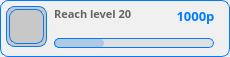
            <widget class="QWidget" name="achiev_8" native="true">
             <property name="styleSheet">
              <string notr="true">background-color:rgb(240,240,240);border-radius:8px;border:1px solid rgb(0,123,255);</string>
             </property>
             <widget class="QWidget" name="icon_frame_10" native="true">
              <property name="geometry">
               <rect>
                <x>6</x>
                <y>6</y>
                <width>41</width>
                <height>41</height>
               </rect>
              </property>
              <property name="styleSheet">
               <string notr="true">background-color:rgb(200,200,200);</string>
              </property>
              <widget class="QLabel" name="icon_image_10">
               <property name="geometry">
                <rect>
                 <x>3</x>
                 <y>3</y>
                 <width>35</width>
                 <height>35</height>
                </rect>
               </property>
               <property name="styleSheet">
                <string notr="true">border-image:url(:/Img/ideia.svg);border:1px solid rgb(0,123,255);</string>
               </property>
               <property name="text">
                <string/>
               </property>
              </widget>
             </widget>
             <widget class="QLabel" name="achiev_desc_10">
              <property name="geometry">
               <rect>
                <x>54</x>
                <y>6</y>
                <width>121</width>
                <height>31</height>
               </rect>
              </property>
              <property name="font">
               <font>
                <family>PibotoLt</family>
                <pointsize>8</pointsize>
                <weight>75</weight>
                <bold>true</bold>
               </font>
              </property>
              <property name="styleSheet">
               <string notr="true">color:rgb(100,100,100);border:none;background:transparent;</string>
              </property>
              <property name="text">
               <string>&lt;html&gt;&lt;head/&gt;&lt;body&gt;&lt;p&gt;Reach level 20&lt;/p&gt;&lt;/body&gt;&lt;/html&gt;</string>
              </property>
              <property name="alignment">
               <set>Qt::AlignLeading|Qt::AlignLeft|Qt::AlignTop</set>
              </property>
              <property name="wordWrap">
               <bool>true</bool>
              </property>
              <property name="indent">
               <number>-1</number>
              </property>
             </widget>
             <widget class="QWidget" name="achiev_baratual_10" native="true">
              <property name="geometry">
               <rect>
                <x>54</x>
                <y>38</y>
                <width>50</width>
                <height>10</height>
               </rect>
              </property>
              <property name="styleSheet">
               <string notr="true">background-color:rgb(0,123,255);;border-radius:5px;</string>
              </property>
             </widget>
             <widget class="QWidget" name="achiev_bartotal_10" native="true">
              <property name="geometry">
               <rect>
                <x>54</x>
                <y>38</y>
                <width>160</width>
                <height>10</height>
               </rect>
              </property>
              <property name="styleSheet">
               <string notr="true">background-color:rgba(220,220,220,0.8);border-radius:5px;</string>
              </property>
             </widget>
             <widget class="QLabel" name="achiev_points_10">
              <property name="geometry">
               <rect>
                <x>170</x>
                <y>0</y>
                <width>51</width>
                <height>31</height>
               </rect>
              </property>
              <property name="font">
               <font>
                <family>PibotoLt</family>
                <pointsize>10</pointsize>
                <weight>75</weight>
                <bold>true</bold>
               </font>
              </property>
              <property name="styleSheet">
               <string notr="true">color:rgb(0,123,255);border:none;background:transparent;</string>
              </property>
              <property name="text">
               <string>1000p</string>
              </property>
              <property name="alignment">
               <set>Qt::AlignCenter</set>
              </property>
              <property name="wordWrap">
               <bool>true</bool>
              </property>
              <property name="indent">
               <number>-1</number>
              </property>
             </widget>
            </widget>
